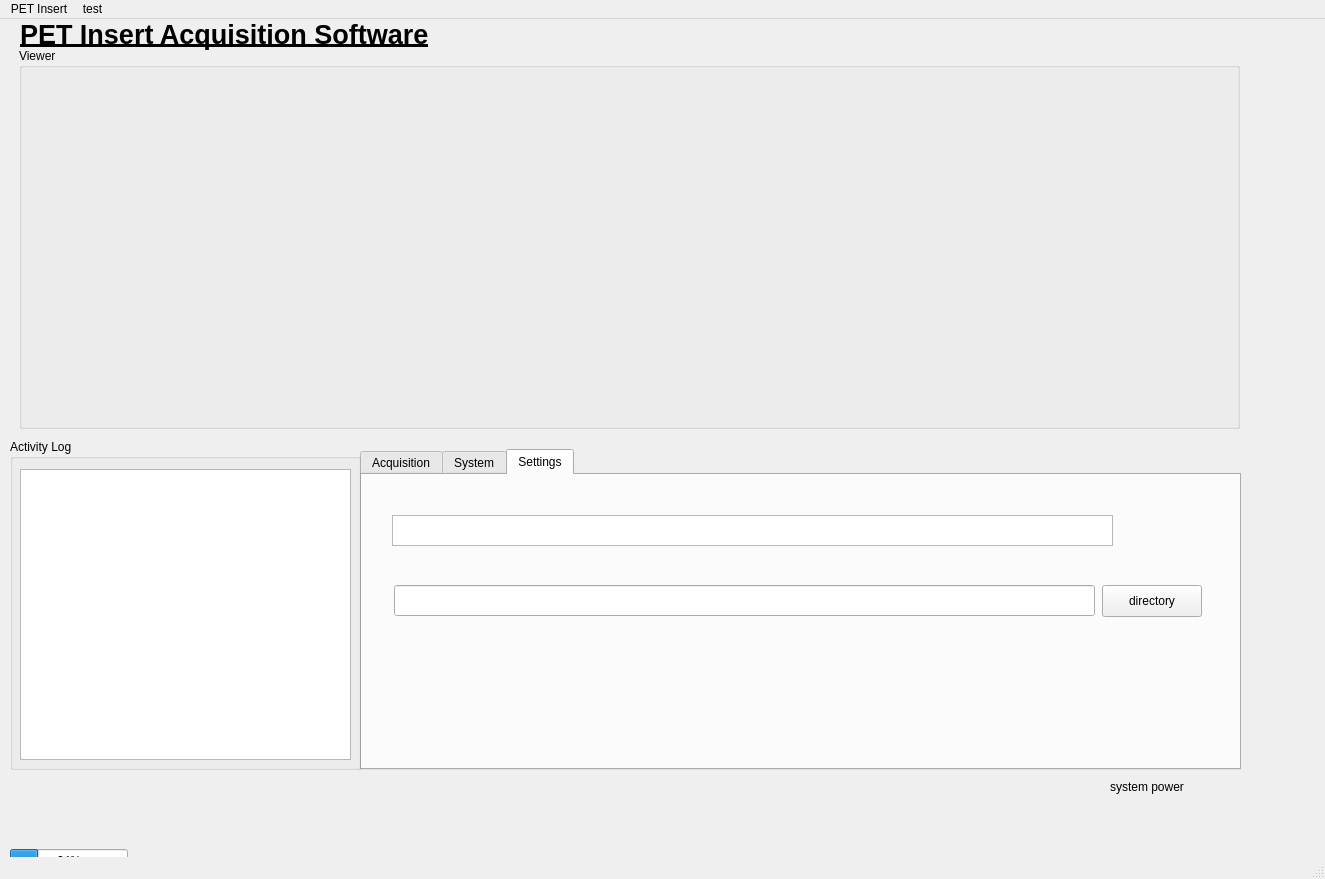
<?xml version="1.0" encoding="UTF-8"?>
<ui version="4.0">
 <class>MainWindow</class>
 <widget class="QMainWindow" name="MainWindow">
  <property name="geometry">
   <rect>
    <x>0</x>
    <y>0</y>
    <width>1325</width>
    <height>879</height>
   </rect>
  </property>
  <property name="windowTitle">
   <string>MainWindow</string>
  </property>
  <widget class="QWidget" name="centralwidget">
   <widget class="QTabWidget" name="tabWidget">
    <property name="geometry">
     <rect>
      <x>360</x>
      <y>430</y>
      <width>881</width>
      <height>321</height>
     </rect>
    </property>
    <property name="currentIndex">
     <number>2</number>
    </property>
    <widget class="QWidget" name="acquisition">
     <attribute name="title">
      <string>Acquisition</string>
     </attribute>
     <widget class="QDoubleSpinBox" name="doubleSpinBox">
      <property name="geometry">
       <rect>
        <x>20</x>
        <y>30</y>
        <width>181</width>
        <height>22</height>
       </rect>
      </property>
     </widget>
     <widget class="QLabel" name="label">
      <property name="geometry">
       <rect>
        <x>20</x>
        <y>10</y>
        <width>171</width>
        <height>16</height>
       </rect>
      </property>
      <property name="text">
       <string>Acquisition time (minutes)</string>
      </property>
     </widget>
     <widget class="QLabel" name="label_2">
      <property name="geometry">
       <rect>
        <x>20</x>
        <y>60</y>
        <width>171</width>
        <height>16</height>
       </rect>
      </property>
      <property name="text">
       <string>Singles to acquire</string>
      </property>
     </widget>
     <widget class="QDoubleSpinBox" name="doubleSpinBox_2">
      <property name="geometry">
       <rect>
        <x>20</x>
        <y>80</y>
        <width>181</width>
        <height>22</height>
       </rect>
      </property>
     </widget>
     <widget class="QCheckBox" name="checkBox">
      <property name="geometry">
       <rect>
        <x>220</x>
        <y>30</y>
        <width>141</width>
        <height>20</height>
       </rect>
      </property>
      <property name="text">
       <string>Timed acquisition</string>
      </property>
     </widget>
     <widget class="QCheckBox" name="checkBox_2">
      <property name="geometry">
       <rect>
        <x>220</x>
        <y>80</y>
        <width>141</width>
        <height>20</height>
       </rect>
      </property>
      <property name="text">
       <string>Count acquisition</string>
      </property>
     </widget>
     <widget class="QPushButton" name="pushButton_startAquisition">
      <property name="geometry">
       <rect>
        <x>100</x>
        <y>170</y>
        <width>113</width>
        <height>32</height>
       </rect>
      </property>
      <property name="text">
       <string>Start</string>
      </property>
     </widget>
     <widget class="QLCDNumber" name="lcdNumber_CountRate">
      <property name="geometry">
       <rect>
        <x>430</x>
        <y>40</y>
        <width>431</width>
        <height>61</height>
       </rect>
      </property>
     </widget>
     <widget class="QLabel" name="label_3">
      <property name="geometry">
       <rect>
        <x>750</x>
        <y>10</y>
        <width>121</width>
        <height>31</height>
       </rect>
      </property>
      <property name="text">
       <string>Acq.  Count Rate</string>
      </property>
     </widget>
    </widget>
    <widget class="QWidget" name="system">
     <attribute name="title">
      <string>System</string>
     </attribute>
     <widget class="QPushButton" name="pushButton_ResetBackend">
      <property name="geometry">
       <rect>
        <x>30</x>
        <y>30</y>
        <width>151</width>
        <height>32</height>
       </rect>
      </property>
      <property name="text">
       <string>Reset Backend</string>
      </property>
     </widget>
     <widget class="QLabel" name="label_4">
      <property name="geometry">
       <rect>
        <x>220</x>
        <y>30</y>
        <width>261</width>
        <height>16</height>
       </rect>
      </property>
      <property name="text">
       <string>Reset backend and power down  frontend</string>
      </property>
     </widget>
     <widget class="QPushButton" name="pushButton_quary">
      <property name="geometry">
       <rect>
        <x>30</x>
        <y>60</y>
        <width>151</width>
        <height>32</height>
       </rect>
      </property>
      <property name="text">
       <string>Query </string>
      </property>
     </widget>
     <widget class="QPushButton" name="pushButton_temperature">
      <property name="geometry">
       <rect>
        <x>30</x>
        <y>90</y>
        <width>151</width>
        <height>32</height>
       </rect>
      </property>
      <property name="text">
       <string>Temperature</string>
      </property>
     </widget>
     <widget class="QPushButton" name="pushButton_current">
      <property name="geometry">
       <rect>
        <x>30</x>
        <y>120</y>
        <width>151</width>
        <height>32</height>
       </rect>
      </property>
      <property name="text">
       <string>current</string>
      </property>
     </widget>
     <widget class="QPushButton" name="pushButton_powerStatus">
      <property name="geometry">
       <rect>
        <x>30</x>
        <y>150</y>
        <width>151</width>
        <height>32</height>
       </rect>
      </property>
      <property name="text">
       <string>Power Status</string>
      </property>
     </widget>
     <widget class="QPushButton" name="pushButton_powerUp">
      <property name="geometry">
       <rect>
        <x>30</x>
        <y>210</y>
        <width>151</width>
        <height>51</height>
       </rect>
      </property>
      <property name="mouseTracking">
       <bool>true</bool>
      </property>
      <property name="text">
       <string>Power </string>
      </property>
     </widget>
     <widget class="QPushButton" name="pushButton_bias">
      <property name="geometry">
       <rect>
        <x>210</x>
        <y>211</y>
        <width>151</width>
        <height>51</height>
       </rect>
      </property>
      <property name="text">
       <string>Bias on/off</string>
      </property>
     </widget>
     <widget class="QLabel" name="label_6">
      <property name="geometry">
       <rect>
        <x>30</x>
        <y>190</y>
        <width>111</width>
        <height>16</height>
       </rect>
      </property>
      <property name="text">
       <string>system power</string>
      </property>
     </widget>
     <widget class="QLabel" name="label_7">
      <property name="geometry">
       <rect>
        <x>210</x>
        <y>190</y>
        <width>151</width>
        <height>16</height>
       </rect>
      </property>
      <property name="text">
       <string>Detector bias voltage</string>
      </property>
     </widget>
    </widget>
    <widget class="QWidget" name="setting">
     <attribute name="title">
      <string>Settings</string>
     </attribute>
     <widget class="QTextBrowser" name="textBrowser_2">
      <property name="geometry">
       <rect>
        <x>30</x>
        <y>40</y>
        <width>721</width>
        <height>31</height>
       </rect>
      </property>
     </widget>
     <widget class="QLineEdit" name="lineEdit_directory">
      <property name="geometry">
       <rect>
        <x>32</x>
        <y>110</y>
        <width>701</width>
        <height>31</height>
       </rect>
      </property>
     </widget>
     <widget class="QPushButton" name="pushButton_directory">
      <property name="geometry">
       <rect>
        <x>740</x>
        <y>110</y>
        <width>100</width>
        <height>32</height>
       </rect>
      </property>
      <property name="text">
       <string>directory</string>
      </property>
     </widget>
    </widget>
   </widget>
   <widget class="QGroupBox" name="groupBox_ActivityLog">
    <property name="geometry">
     <rect>
      <x>10</x>
      <y>420</y>
      <width>351</width>
      <height>331</height>
     </rect>
    </property>
    <property name="title">
     <string>Activity Log</string>
    </property>
    <widget class="QTextBrowser" name="textBrowser">
     <property name="geometry">
      <rect>
       <x>10</x>
       <y>30</y>
       <width>331</width>
       <height>291</height>
      </rect>
     </property>
    </widget>
   </widget>
   <widget class="QProgressBar" name="progressBar">
    <property name="geometry">
     <rect>
      <x>10</x>
      <y>830</y>
      <width>118</width>
      <height>23</height>
     </rect>
    </property>
    <property name="value">
     <number>24</number>
    </property>
   </widget>
   <widget class="QGroupBox" name="groupBox_Viewer">
    <property name="geometry">
     <rect>
      <x>19</x>
      <y>29</y>
      <width>1221</width>
      <height>381</height>
     </rect>
    </property>
    <property name="title">
     <string>Viewer</string>
    </property>
   </widget>
   <widget class="QLabel" name="label_ucdavisLogo">
    <property name="geometry">
     <rect>
      <x>1100</x>
      <y>0</y>
      <width>141</width>
      <height>41</height>
     </rect>
    </property>
    <property name="text">
     <string/>
    </property>
    <property name="pixmap">
     <pixmap resource="ucdavis_logo.qrc">:/ucdlogo/UCDlogo.png</pixmap>
    </property>
   </widget>
   <widget class="QLabel" name="label_5">
    <property name="geometry">
     <rect>
      <x>20</x>
      <y>0</y>
      <width>771</width>
      <height>31</height>
     </rect>
    </property>
    <property name="font">
     <font>
      <pointsize>20</pointsize>
      <bold>true</bold>
      <underline>true</underline>
     </font>
    </property>
    <property name="text">
     <string>PET Insert Acquisition Software</string>
    </property>
    <property name="textFormat">
     <enum>Qt::RichText</enum>
    </property>
   </widget>
   <widget class="QLabel" name="label_statusLed">
    <property name="geometry">
     <rect>
      <x>1210</x>
      <y>760</y>
      <width>21</width>
      <height>21</height>
     </rect>
    </property>
    <property name="autoFillBackground">
     <bool>false</bool>
    </property>
    <property name="frameShadow">
     <enum>QFrame::Raised</enum>
    </property>
    <property name="text">
     <string/>
    </property>
    <property name="pixmap">
     <pixmap resource="led.qrc">:/red/red-light-icon-8.png</pixmap>
    </property>
   </widget>
   <widget class="QLabel" name="label_8">
    <property name="geometry">
     <rect>
      <x>1110</x>
      <y>760</y>
      <width>111</width>
      <height>16</height>
     </rect>
    </property>
    <property name="text">
     <string>system power</string>
    </property>
   </widget>
  </widget>
  <widget class="QMenuBar" name="menubar">
   <property name="geometry">
    <rect>
     <x>0</x>
     <y>0</y>
     <width>1325</width>
     <height>24</height>
    </rect>
   </property>
   <widget class="QMenu" name="menuPET_Insert">
    <property name="title">
     <string>PET Insert</string>
    </property>
   </widget>
   <widget class="QMenu" name="menutest">
    <property name="title">
     <string>test</string>
    </property>
    <property name="toolTipsVisible">
     <bool>true</bool>
    </property>
   </widget>
   <addaction name="menuPET_Insert"/>
   <addaction name="menutest"/>
  </widget>
  <widget class="QStatusBar" name="statusbar"/>
 </widget>
 <resources>
  <include location="ucdavis_logo.qrc"/>
  <include location="led.qrc"/>
 </resources>
 <connections/>
</ui>
